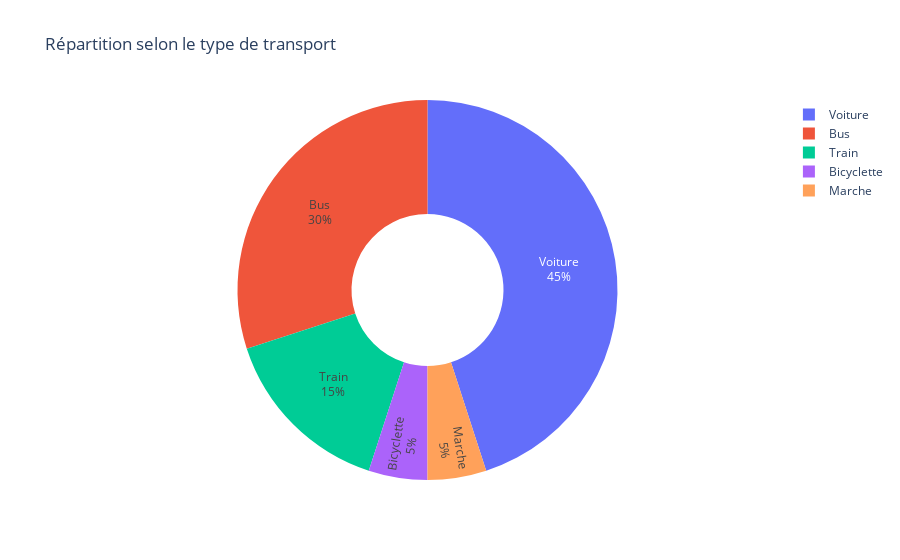

Notebook cell for this chart:
### Markdown cell above
### I.3. Graphique en anneau

### Code cell
# Type de transport
data = pd.DataFrame({
    'type_transport': ['Voiture', 'Bus', 'Train', 'Bicyclette', 'Marche'],
    'nombre': [45, 30, 15, 5, 5] 
})

# Création du graphique n anneau
fig = px.pie(data, 
             names='type_transport', 
             values='nombre', 
             title='Répartition selon le type de transport',
             color_discrete_sequence=px.colors.qualitative.Plotly,
             hole=0.4)

# Personnalisation du graphique
fig.update_traces(textinfo='percent+label') 

# Affichage
fig.show()

### Figure 1 — Plotly figure (JSON) as saved in the notebook; plotly's stock layout.template omitted (floating-point values rounded to 4 significant figures)
{"data": [{"domain": {"x": [0, 1], "y": [0, 1]}, "hole": 0.4, "hovertemplate": "type_transport=%{label}<br>nombre=%{value}<extra></extra>", "labels": ["Voiture", "Bus", "Train", "Bicyclette", "Marche"], "legendgroup": "", "name": "", "showlegend": true, "textinfo": "percent+label", "type": "pie", "values": [45, 30, 15, 5, 5]}], "layout": {"legend": {"tracegroupgap": 0}, "piecolorway": ["#636EFA", "#EF553B", "#00CC96", "#AB63FA", "#FFA15A", "#19D3F3", "#FF6692", "#B6E880", "#FF97FF", "#FECB52"], "title": {"text": "Répartition selon le type de transport"}}}
